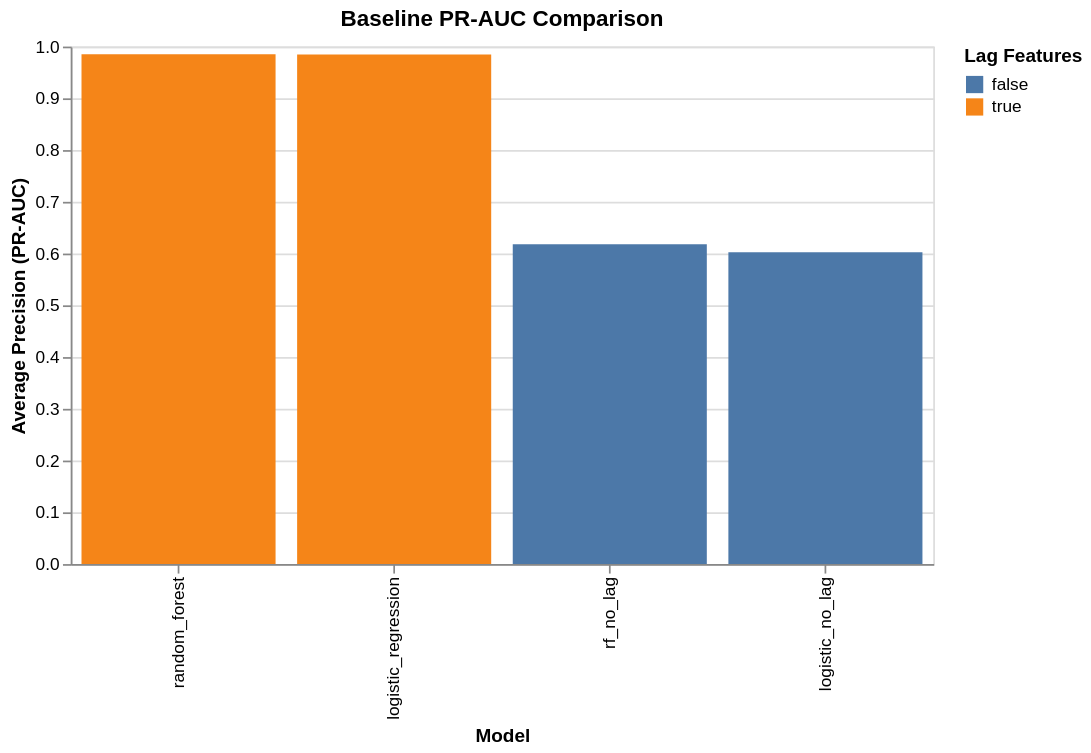

Notebook cell for this chart:
### Code cell
baseline_df_sorted = baseline_df.sort_values("average_precision", ascending=False)

alt.Chart(baseline_df_sorted).mark_bar().encode(
    x=alt.X("model:N", sort=baseline_df_sorted["model"].tolist(), title="Model"),
    y=alt.Y("average_precision:Q", title="Average Precision (PR-AUC)"),
    color=alt.Color("lag:N", title="Lag Features"),
    tooltip=["model", "roc_auc", "average_precision", "lag"]
).properties(
    width=500,
    height=300,
    title="Baseline PR-AUC Comparison"
)

### Figure 1 — Vega-Lite specification as saved in the notebook (floating-point values rounded to 4 significant figures)
{"config": {"view": {"continuousWidth": 300, "continuousHeight": 300}}, "data": {"name": "data-d738727640de36eeb6c5a6cc1569d9b4"}, "mark": {"type": "bar"}, "encoding": {"color": {"field": "lag", "title": "Lag Features", "type": "nominal"}, "tooltip": [{"field": "model", "type": "nominal"}, {"field": "roc_auc", "type": "quantitative"}, {"field": "average_precision", "type": "quantitative"}, {"field": "lag", "type": "nominal"}], "x": {"field": "model", "sort": ["random_forest", "logistic_regression", "rf_no_lag", "logistic_no_lag"], "title": "Model", "type": "nominal"}, "y": {"field": "average_precision", "title": "Average Precision (PR-AUC)", "type": "quantitative"}}, "height": 300, "title": "Baseline PR-AUC Comparison", "width": 500, "$schema": "https://vega.github.io/schema/vega-lite/v6.1.0.json", "datasets": {"data-d738727640de36eeb6c5a6cc1569d9b4": [{"model": "random_forest", "roc_auc": 0.9802, "average_precision": 0.9851, "lag": true}, {"model": "logistic_regression", "roc_auc": 0.9795, "average_precision": 0.9848, "lag": true}, {"model": "rf_no_lag", "roc_auc": 0.6816, "average_precision": 0.618, "lag": false}, {"model": "logistic_no_lag", "roc_auc": 0.6609, "average_precision": 0.6025, "lag": false}]}}
